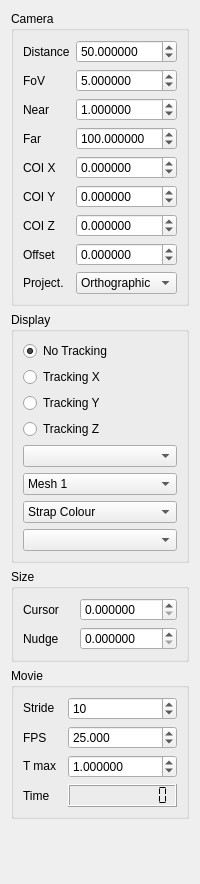
           <widget class="QWidget" name="scrollAreaWidgetContents_3">
            <property name="geometry">
             <rect>
              <x>0</x>
              <y>-391</y>
              <width>194</width>
              <height>884</height>
             </rect>
            </property>
            <layout class="QGridLayout" name="gridLayout_10">
             <item row="0" column="0">
              <widget class="QGroupBox" name="groupBoxCamera">
               <property name="font">
                <font/>
               </property>
               <property name="mouseTracking">
                <bool>true</bool>
               </property>
               <property name="title">
                <string>Camera</string>
               </property>
               <layout class="QGridLayout" name="gridLayout">
                <item row="7" column="1">
                 <widget class="QDoubleSpinBox" name="doubleSpinBoxTrackingOffset">
                  <property name="sizePolicy">
                   <sizepolicy hsizetype="Preferred" vsizetype="Fixed">
                    <horstretch>0</horstretch>
                    <verstretch>0</verstretch>
                   </sizepolicy>
                  </property>
                  <property name="mouseTracking">
                   <bool>true</bool>
                  </property>
                  <property name="toolTip">
                   <string>Centre of interest (x coordinate)</string>
                  </property>
                  <property name="statusTip">
                   <string>COI Z</string>
                  </property>
                  <property name="decimals">
                   <number>6</number>
                  </property>
                  <property name="minimum">
                   <double>-9999.000000000000000</double>
                  </property>
                  <property name="maximum">
                   <double>9999.000000000000000</double>
                  </property>
                  <property name="singleStep">
                   <double>0.100000000000000</double>
                  </property>
                 </widget>
                </item>
                <item row="2" column="1">
                 <widget class="QDoubleSpinBox" name="doubleSpinBoxNear">
                  <property name="mouseTracking">
                   <bool>true</bool>
                  </property>
                  <property name="decimals">
                   <number>6</number>
                  </property>
                  <property name="minimum">
                   <double>0.000001000000000</double>
                  </property>
                  <property name="maximum">
                   <double>9999.000000000000000</double>
                  </property>
                  <property name="value">
                   <double>1.000000000000000</double>
                  </property>
                 </widget>
                </item>
                <item row="0" column="1">
                 <widget class="QDoubleSpinBox" name="doubleSpinBoxDistance">
                  <property name="sizePolicy">
                   <sizepolicy hsizetype="Preferred" vsizetype="Fixed">
                    <horstretch>0</horstretch>
                    <verstretch>0</verstretch>
                   </sizepolicy>
                  </property>
                  <property name="mouseTracking">
                   <bool>true</bool>
                  </property>
                  <property name="focusPolicy">
                   <enum>Qt::WheelFocus</enum>
                  </property>
                  <property name="toolTip">
                   <string>Distance of the viewpoint from the centre of view</string>
                  </property>
                  <property name="statusTip">
                   <string>View distance</string>
                  </property>
                  <property name="decimals">
                   <number>6</number>
                  </property>
                  <property name="minimum">
                   <double>0.000001000000000</double>
                  </property>
                  <property name="maximum">
                   <double>9999.000000000000000</double>
                  </property>
                  <property name="value">
                   <double>50.000000000000000</double>
                  </property>
                 </widget>
                </item>
                <item row="6" column="0">
                 <widget class="QLabel" name="label_9">
                  <property name="font">
                   <font/>
                  </property>
                  <property name="text">
                   <string>COI Z</string>
                  </property>
                 </widget>
                </item>
                <item row="4" column="0">
                 <widget class="QLabel" name="label_7">
                  <property name="font">
                   <font/>
                  </property>
                  <property name="text">
                   <string>COI X</string>
                  </property>
                 </widget>
                </item>
                <item row="3" column="1">
                 <widget class="QDoubleSpinBox" name="doubleSpinBoxFar">
                  <property name="mouseTracking">
                   <bool>true</bool>
                  </property>
                  <property name="decimals">
                   <number>6</number>
                  </property>
                  <property name="minimum">
                   <double>0.000001000000000</double>
                  </property>
                  <property name="maximum">
                   <double>9999.000000000000000</double>
                  </property>
                  <property name="value">
                   <double>100.000000000000000</double>
                  </property>
                 </widget>
                </item>
                <item row="5" column="1">
                 <widget class="QDoubleSpinBox" name="doubleSpinBoxCOIY">
                  <property name="sizePolicy">
                   <sizepolicy hsizetype="Preferred" vsizetype="Fixed">
                    <horstretch>0</horstretch>
                    <verstretch>0</verstretch>
                   </sizepolicy>
                  </property>
                  <property name="mouseTracking">
                   <bool>true</bool>
                  </property>
                  <property name="toolTip">
                   <string>Centre of interest (y coordinate)</string>
                  </property>
                  <property name="statusTip">
                   <string>COI Y</string>
                  </property>
                  <property name="decimals">
                   <number>6</number>
                  </property>
                  <property name="minimum">
                   <double>-9999.000000000000000</double>
                  </property>
                  <property name="maximum">
                   <double>9999.000000000000000</double>
                  </property>
                  <property name="singleStep">
                   <double>0.100000000000000</double>
                  </property>
                 </widget>
                </item>
                <item row="2" column="0">
                 <widget class="QLabel" name="label_14">
                  <property name="font">
                   <font/>
                  </property>
                  <property name="text">
                   <string>Near</string>
                  </property>
                 </widget>
                </item>
                <item row="4" column="1">
                 <widget class="QDoubleSpinBox" name="doubleSpinBoxCOIX">
                  <property name="sizePolicy">
                   <sizepolicy hsizetype="Preferred" vsizetype="Fixed">
                    <horstretch>0</horstretch>
                    <verstretch>0</verstretch>
                   </sizepolicy>
                  </property>
                  <property name="mouseTracking">
                   <bool>true</bool>
                  </property>
                  <property name="toolTip">
                   <string>Centre of interest (x coordinate)</string>
                  </property>
                  <property name="statusTip">
                   <string>COI X</string>
                  </property>
                  <property name="decimals">
                   <number>6</number>
                  </property>
                  <property name="minimum">
                   <double>-9999.000000000000000</double>
                  </property>
                  <property name="maximum">
                   <double>9999.000000000000000</double>
                  </property>
                  <property name="singleStep">
                   <double>0.100000000000000</double>
                  </property>
                 </widget>
                </item>
                <item row="3" column="0">
                 <widget class="QLabel" name="label_15">
                  <property name="font">
                   <font/>
                  </property>
                  <property name="text">
                   <string>Far</string>
                  </property>
                 </widget>
                </item>
                <item row="0" column="0">
                 <widget class="QLabel" name="label_5">
                  <property name="font">
                   <font/>
                  </property>
                  <property name="text">
                   <string>Distance</string>
                  </property>
                 </widget>
                </item>
                <item row="5" column="0">
                 <widget class="QLabel" name="label_8">
                  <property name="font">
                   <font/>
                  </property>
                  <property name="text">
                   <string>COI Y</string>
                  </property>
                 </widget>
                </item>
                <item row="1" column="1">
                 <widget class="QDoubleSpinBox" name="doubleSpinBoxFoV">
                  <property name="sizePolicy">
                   <sizepolicy hsizetype="Preferred" vsizetype="Fixed">
                    <horstretch>0</horstretch>
                    <verstretch>0</verstretch>
                   </sizepolicy>
                  </property>
                  <property name="mouseTracking">
                   <bool>true</bool>
                  </property>
                  <property name="toolTip">
                   <string>Field of view in degrees</string>
                  </property>
                  <property name="statusTip">
                   <string>Field of view</string>
                  </property>
                  <property name="decimals">
                   <number>6</number>
                  </property>
                  <property name="minimum">
                   <double>0.001000000000000</double>
                  </property>
                  <property name="maximum">
                   <double>179.000000000000000</double>
                  </property>
                  <property name="singleStep">
                   <double>0.100000000000000</double>
                  </property>
                  <property name="value">
                   <double>5.000000000000000</double>
                  </property>
                 </widget>
                </item>
                <item row="6" column="1">
                 <widget class="QDoubleSpinBox" name="doubleSpinBoxCOIZ">
                  <property name="sizePolicy">
                   <sizepolicy hsizetype="Preferred" vsizetype="Fixed">
                    <horstretch>0</horstretch>
                    <verstretch>0</verstretch>
                   </sizepolicy>
                  </property>
                  <property name="mouseTracking">
                   <bool>true</bool>
                  </property>
                  <property name="toolTip">
                   <string>Centre of interest (x coordinate)</string>
                  </property>
                  <property name="statusTip">
                   <string>COI Z</string>
                  </property>
                  <property name="decimals">
                   <number>6</number>
                  </property>
                  <property name="minimum">
                   <double>-9999.000000000000000</double>
                  </property>
                  <property name="maximum">
                   <double>9999.000000000000000</double>
                  </property>
                  <property name="singleStep">
                   <double>0.100000000000000</double>
                  </property>
                 </widget>
                </item>
                <item row="7" column="0">
                 <widget class="QLabel" name="label_17">
                  <property name="font">
                   <font/>
                  </property>
                  <property name="text">
                   <string>Offset</string>
                  </property>
                 </widget>
                </item>
                <item row="1" column="0">
                 <widget class="QLabel" name="label_6">
                  <property name="font">
                   <font/>
                  </property>
                  <property name="text">
                   <string>FoV</string>
                  </property>
                 </widget>
                </item>
                <item row="8" column="1">
                 <widget class="QComboBox" name="comboBoxProjection">
                  <item>
                   <property name="text">
                    <string>Orthographic</string>
                   </property>
                  </item>
                  <item>
                   <property name="text">
                    <string>Perspective</string>
                   </property>
                  </item>
                 </widget>
                </item>
                <item row="8" column="0">
                 <widget class="QLabel" name="label">
                  <property name="text">
                   <string>Project.</string>
                  </property>
                 </widget>
                </item>
               </layout>
              </widget>
             </item>
             <item row="1" column="0">
              <widget class="QGroupBox" name="groupBoxDisplay">
               <property name="font">
                <font/>
               </property>
               <property name="title">
                <string>Display</string>
               </property>
               <layout class="QGridLayout" name="gridLayout_2">
                <item row="5" column="0">
                 <widget class="QComboBox" name="comboBoxMeshDisplay">
                  <item>
                   <property name="text">
                    <string>Mesh 1</string>
                   </property>
                  </item>
                  <item>
                   <property name="text">
                    <string>Mesh 2</string>
                   </property>
                  </item>
                  <item>
                   <property name="text">
                    <string>Mesh 3</string>
                   </property>
                  </item>
                  <item>
                   <property name="text">
                    <string>Mesh 1 &amp; 2</string>
                   </property>
                  </item>
                  <item>
                   <property name="text">
                    <string>Mesh 2 &amp; 3</string>
                   </property>
                  </item>
                  <item>
                   <property name="text">
                    <string>Mesh 1 &amp; 3</string>
                   </property>
                  </item>
                  <item>
                   <property name="text">
                    <string>All Meshes</string>
                   </property>
                  </item>
                 </widget>
                </item>
                <item row="1" column="0">
                 <widget class="QRadioButton" name="radioButtonTrackingX">
                  <property name="sizePolicy">
                   <sizepolicy hsizetype="Preferred" vsizetype="Fixed">
                    <horstretch>0</horstretch>
                    <verstretch>0</verstretch>
                   </sizepolicy>
                  </property>
                  <property name="font">
                   <font/>
                  </property>
                  <property name="toolTip">
                   <string>Move the centre of interest and camera with simulation</string>
                  </property>
                  <property name="statusTip">
                   <string>Track the simulation</string>
                  </property>
                  <property name="text">
                   <string>Tracking X</string>
                  </property>
                 </widget>
                </item>
                <item row="4" column="0">
                 <widget class="QComboBox" name="comboBoxTrackingMarker"/>
                </item>
                <item row="2" column="0">
                 <widget class="QRadioButton" name="radioButtonTrackingY">
                  <property name="sizePolicy">
                   <sizepolicy hsizetype="Preferred" vsizetype="Fixed">
                    <horstretch>0</horstretch>
                    <verstretch>0</verstretch>
                   </sizepolicy>
                  </property>
                  <property name="font">
                   <font/>
                  </property>
                  <property name="toolTip">
                   <string>Display contact forces on the simulation</string>
                  </property>
                  <property name="statusTip">
                   <string>Display contact forces</string>
                  </property>
                  <property name="text">
                   <string>Tracking Y</string>
                  </property>
                 </widget>
                </item>
                <item row="3" column="0">
                 <widget class="QRadioButton" name="radioButtonTrackingZ">
                  <property name="sizePolicy">
                   <sizepolicy hsizetype="Preferred" vsizetype="Fixed">
                    <horstretch>0</horstretch>
                    <verstretch>0</verstretch>
                   </sizepolicy>
                  </property>
                  <property name="font">
                   <font/>
                  </property>
                  <property name="toolTip">
                   <string>Display muscle forces on the simulation</string>
                  </property>
                  <property name="statusTip">
                   <string>Display muscle forces</string>
                  </property>
                  <property name="text">
                   <string>Tracking Z</string>
                  </property>
                 </widget>
                </item>
                <item row="0" column="0">
                 <widget class="QRadioButton" name="radioButtonTrackingNone">
                  <property name="text">
                   <string>No Tracking</string>
                  </property>
                  <property name="checked">
                   <bool>true</bool>
                  </property>
                 </widget>
                </item>
                <item row="6" column="0">
                 <widget class="QComboBox" name="comboBoxMuscleColourMap">
                  <item>
                   <property name="text">
                    <string>Strap Colour</string>
                   </property>
                  </item>
                  <item>
                   <property name="text">
                    <string>Activation Colour</string>
                   </property>
                  </item>
                  <item>
                   <property name="text">
                    <string>Strain Colour</string>
                   </property>
                  </item>
                  <item>
                   <property name="text">
                    <string>Force Colour</string>
                   </property>
                  </item>
                 </widget>
                </item>
                <item row="7" column="0">
                 <widget class="QComboBox" name="comboBoxMuscleDraw"/>
                </item>
               </layout>
              </widget>
             </item>
             <item row="3" column="0">
              <widget class="QGroupBox" name="groupBoxMovie">
               <property name="font">
                <font/>
               </property>
               <property name="title">
                <string>Movie</string>
               </property>
               <layout class="QGridLayout" name="gridLayout_3">
                <item row="3" column="1">
                 <widget class="QLCDNumber" name="lcdNumberTime">
                  <property name="sizePolicy">
                   <sizepolicy hsizetype="Preferred" vsizetype="Fixed">
                    <horstretch>0</horstretch>
                    <verstretch>0</verstretch>
                   </sizepolicy>
                  </property>
                  <property name="toolTip">
                   <string>Simulation time</string>
                  </property>
                  <property name="smallDecimalPoint">
                   <bool>false</bool>
                  </property>
                  <property name="digitCount">
                   <number>10</number>
                  </property>
                  <property name="segmentStyle">
                   <enum>QLCDNumber::Flat</enum>
                  </property>
                 </widget>
                </item>
                <item row="0" column="0">
                 <widget class="QLabel" name="label_11">
                  <property name="sizePolicy">
                   <sizepolicy hsizetype="Preferred" vsizetype="Fixed">
                    <horstretch>0</horstretch>
                    <verstretch>0</verstretch>
                   </sizepolicy>
                  </property>
                  <property name="font">
                   <font/>
                  </property>
                  <property name="text">
                   <string>Stride</string>
                  </property>
                 </widget>
                </item>
                <item row="0" column="1">
                 <widget class="QSpinBox" name="spinBoxSkip">
                  <property name="sizePolicy">
                   <sizepolicy hsizetype="Preferred" vsizetype="Fixed">
                    <horstretch>0</horstretch>
                    <verstretch>0</verstretch>
                   </sizepolicy>
                  </property>
                  <property name="mouseTracking">
                   <bool>true</bool>
                  </property>
                  <property name="toolTip">
                   <string>Set the frequecy of screen update for the simulation</string>
                  </property>
                  <property name="statusTip">
                   <string>Integration steps per screen step</string>
                  </property>
                  <property name="minimum">
                   <number>1</number>
                  </property>
                  <property name="maximum">
                   <number>9999999</number>
                  </property>
                  <property name="value">
                   <number>10</number>
                  </property>
                 </widget>
                </item>
                <item row="3" column="0">
                 <widget class="QLabel" name="label_13">
                  <property name="font">
                   <font/>
                  </property>
                  <property name="text">
                   <string>Time</string>
                  </property>
                 </widget>
                </item>
                <item row="2" column="1">
                 <widget class="QDoubleSpinBox" name="doubleSpinBoxTimeMax">
                  <property name="sizePolicy">
                   <sizepolicy hsizetype="Preferred" vsizetype="Fixed">
                    <horstretch>0</horstretch>
                    <verstretch>0</verstretch>
                   </sizepolicy>
                  </property>
                  <property name="mouseTracking">
                   <bool>true</bool>
                  </property>
                  <property name="toolTip">
                   <string>Set the simulation time limit</string>
                  </property>
                  <property name="statusTip">
                   <string>Simulation time limit</string>
                  </property>
                  <property name="decimals">
                   <number>6</number>
                  </property>
                  <property name="maximum">
                   <double>99999.000000000000000</double>
                  </property>
                  <property name="singleStep">
                   <double>0.100000000000000</double>
                  </property>
                  <property name="value">
                   <double>1.000000000000000</double>
                  </property>
                 </widget>
                </item>
                <item row="1" column="0">
                 <widget class="QLabel" name="label_16">
                  <property name="font">
                   <font/>
                  </property>
                  <property name="text">
                   <string>FPS</string>
                  </property>
                 </widget>
                </item>
                <item row="2" column="0">
                 <widget class="QLabel" name="label_12">
                  <property name="sizePolicy">
                   <sizepolicy hsizetype="Preferred" vsizetype="Fixed">
                    <horstretch>0</horstretch>
                    <verstretch>0</verstretch>
                   </sizepolicy>
                  </property>
                  <property name="font">
                   <font/>
                  </property>
                  <property name="text">
                   <string>T max</string>
                  </property>
                 </widget>
                </item>
                <item row="1" column="1">
                 <widget class="QDoubleSpinBox" name="doubleSpinBoxFPS">
                  <property name="decimals">
                   <number>3</number>
                  </property>
                  <property name="minimum">
                   <double>0.010000000000000</double>
                  </property>
                  <property name="maximum">
                   <double>999.000000000000000</double>
                  </property>
                  <property name="value">
                   <double>25.000000000000000</double>
                  </property>
                 </widget>
                </item>
               </layout>
              </widget>
             </item>
             <item row="4" column="0">
              <spacer name="verticalSpacer">
               <property name="orientation">
                <enum>Qt::Vertical</enum>
               </property>
               <property name="sizeHint" stdset="0">
                <size>
                 <width>20</width>
                 <height>40</height>
                </size>
               </property>
              </spacer>
             </item>
             <item row="2" column="0">
              <widget class="QGroupBox" name="groupBox">
               <property name="title">
                <string>Size</string>
               </property>
               <layout class="QGridLayout" name="gridLayout_8">
                <item row="0" column="0">
                 <widget class="QLabel" name="label_10">
                  <property name="font">
                   <font/>
                  </property>
                  <property name="text">
                   <string>Cursor</string>
                  </property>
                 </widget>
                </item>
                <item row="1" column="0">
                 <widget class="QLabel" name="label_18">
                  <property name="font">
                   <font/>
                  </property>
                  <property name="text">
                   <string>Nudge</string>
                  </property>
                 </widget>
                </item>
                <item row="0" column="1">
                 <widget class="QDoubleSpinBox" name="doubleSpinBoxCursorSize">
                  <property name="sizePolicy">
                   <sizepolicy hsizetype="Preferred" vsizetype="Fixed">
                    <horstretch>0</horstretch>
                    <verstretch>0</verstretch>
                   </sizepolicy>
                  </property>
                  <property name="mouseTracking">
                   <bool>true</bool>
                  </property>
                  <property name="toolTip">
                   <string>Centre of interest (x coordinate)</string>
                  </property>
                  <property name="statusTip">
                   <string>COI Z</string>
                  </property>
                  <property name="decimals">
                   <number>6</number>
                  </property>
                  <property name="minimum">
                   <double>0.000000000000000</double>
                  </property>
                  <property name="maximum">
                   <double>9999.000000000000000</double>
                  </property>
                  <property name="singleStep">
                   <double>0.100000000000000</double>
                  </property>
                 </widget>
                </item>
                <item row="1" column="1">
                 <widget class="QDoubleSpinBox" name="doubleSpinBoxCursorNudge">
                  <property name="sizePolicy">
                   <sizepolicy hsizetype="Preferred" vsizetype="Fixed">
                    <horstretch>0</horstretch>
                    <verstretch>0</verstretch>
                   </sizepolicy>
                  </property>
                  <property name="mouseTracking">
                   <bool>true</bool>
                  </property>
                  <property name="toolTip">
                   <string>Centre of interest (x coordinate)</string>
                  </property>
                  <property name="statusTip">
                   <string>COI Z</string>
                  </property>
                  <property name="decimals">
                   <number>6</number>
                  </property>
                  <property name="minimum">
                   <double>0.000000000000000</double>
                  </property>
                  <property name="maximum">
                   <double>9999.000000000000000</double>
                  </property>
                  <property name="singleStep">
                   <double>0.100000000000000</double>
                  </property>
                 </widget>
                </item>
               </layout>
              </widget>
             </item>
            </layout>
           </widget>
